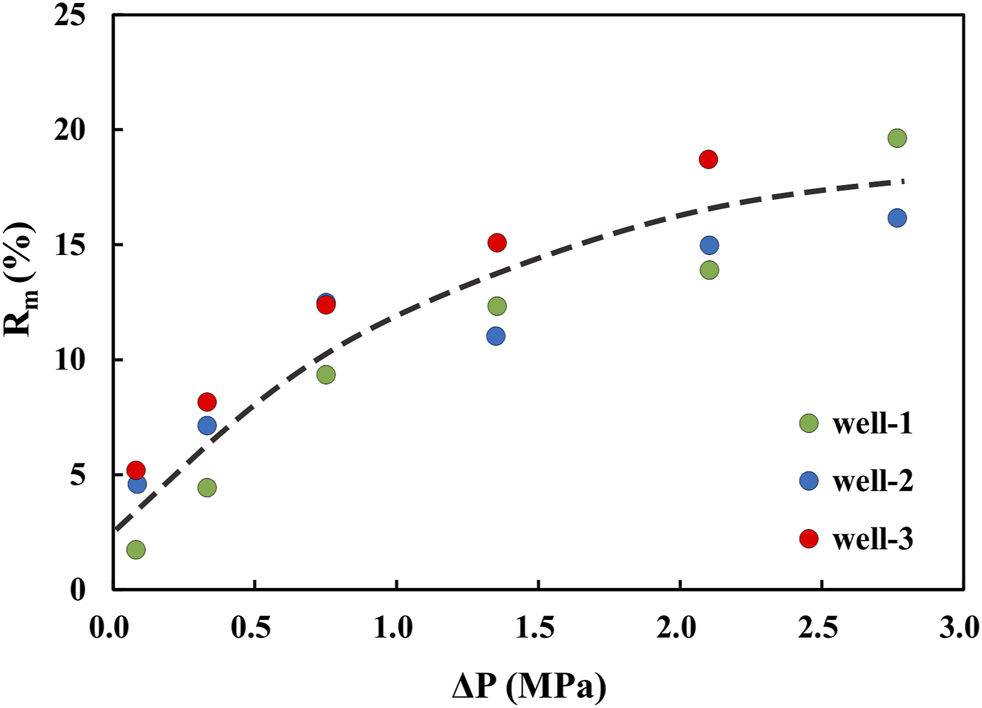
#> input picture universal_fixed_point_framework/scripts/data/xu2021_fig7_pdf/xu2021_fig7_screenshot.png, 982 x 708 px, found by its file name
$ python _fig7_labels.py
#> lines starting #> are read from the running program, lines starting #| are printed output that depends on the picture
# ============================================================
# UFPF → MUFPF 更名通知
# ============================================================
# 本文件属于 Universal Fixed Point Framework (UFPF)。
# 该框架已计划更名为 Meta-Universal Fixed-Point Functorial Framework (MUFPF)。
# 更名计划详见：roadmap/mu_renaming_plan.md
#
# 原因：UFPF 缩写与 IEEE 生物图像识别框架冲突，影响学术检索。
# 新名称 MUFPF 具有全球唯一性，且更好地体现框架的元数学特性。
#
# 本文件中 UFPF 相关引用数量：0
# 更名将在计划确认后统一执行，当前代码不做修改。
# ============================================================

#!/usr/bin/env python3
# -*- coding: utf-8 -*-
"""x 轴刻度标签 10 倍放大精确裁剪。"""
from PIL import Image

im = Image.open(r"e:\workspace\hyper-resolution\universal_fixed_point_framework\scripts\data\xu2021_fig7_pdf\xu2021_fig7_screenshot.png").convert("RGB")
#> im is the input picture: PIL image 982x708 RGB; mean R, G, B 246.6, 246.3, 246.2
# 标签中心：113, 250, 393, 535, 675, 817, 960
cents = [113, 250, 393, 535, 675, 817, 960]
for i, c in enumerate(cents):
    box = (c - 45, 590, c + 45, 660)
    crop = im.crop(box)
    crop = crop.resize((crop.width * 10, crop.height * 10), Image.LANCZOS)
    p = rf"C:\Users\dps_n\Desktop\xl{i}.png"
    crop.save(p)
    print("saved:", p, crop.size)
#> this loop made 7 passes
#> pass 1, `crop = crop.resize((crop.width * 10, crop.height * 10), Image.LANCZOS)`:
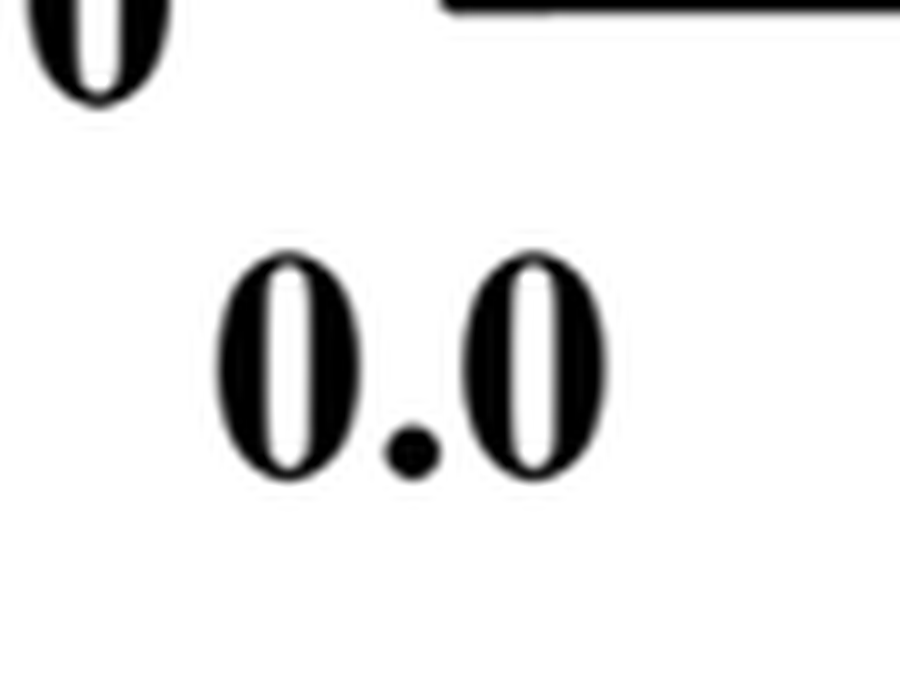
#> crop: PIL image 900x700 RGB; min 0, max 255, mean 233.8
#> after the loop:
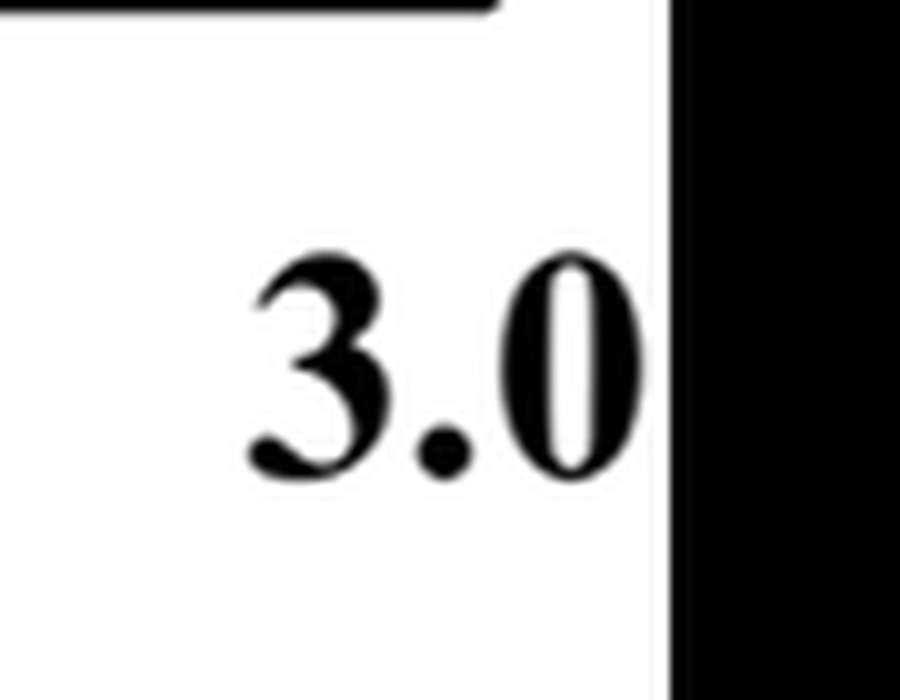
#> crop: PIL image 900x700 RGB; min 0, max 255, mean 173.9
# y 轴：标签行 19,129,246,357,473,583
rows = [19, 129, 246, 357, 473, 583]
for i, r in enumerate(rows):
    box = (40, r - 12, 118, r + 12)
    crop = im.crop(box)
    crop = crop.resize((crop.width * 10, crop.height * 10), Image.LANCZOS)
    p = rf"C:\Users\dps_n\Desktop\yl{i}.png"
    crop.save(p)
    print("saved:", p, crop.size)
#> this loop made 6 passes
#> pass 1, `crop = im.crop(box)`:
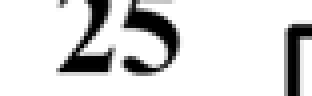
#> crop: PIL image 78x24 RGB (shown 4 times larger); min 0, max 255, mean 216.6
#> pass 1, `crop = crop.resize((crop.width * 10, crop.height * 10), Image.LANCZOS)`:
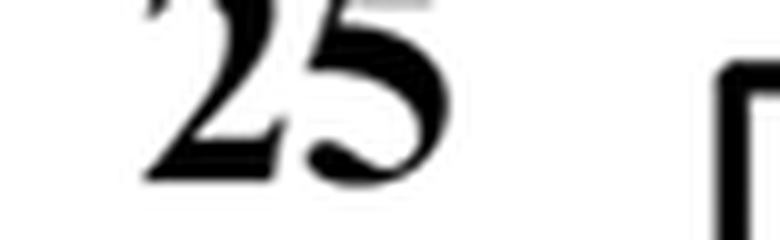
#> crop: PIL image 780x240 RGB; min 0, max 255, mean 216.5
#> pass 2, `crop = im.crop(box)`:
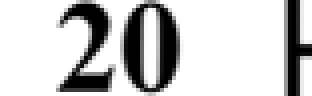
#> crop: PIL image 78x24 RGB (shown 4 times larger); min 0, max 255, mean 200.1
#> pass 2, `crop = crop.resize((crop.width * 10, crop.height * 10), Image.LANCZOS)`:
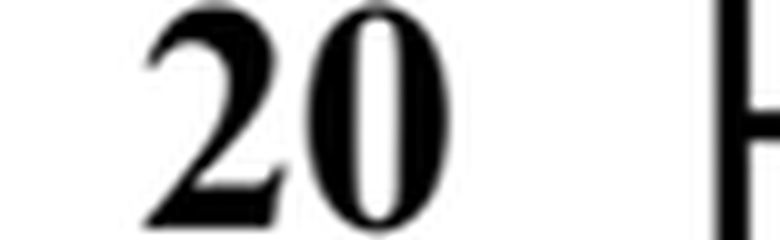
#> crop: PIL image 780x240 RGB; min 0, max 255, mean 200
#> after the loop:
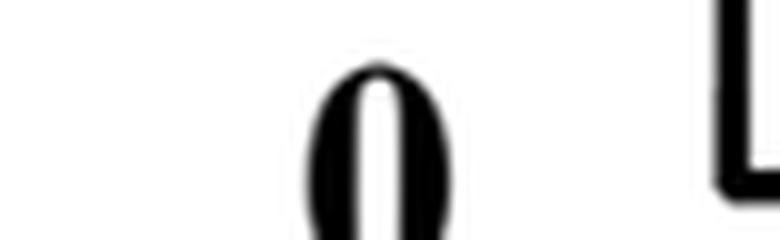
#> crop: PIL image 780x240 RGB; min 0, max 255, mean 224.3
